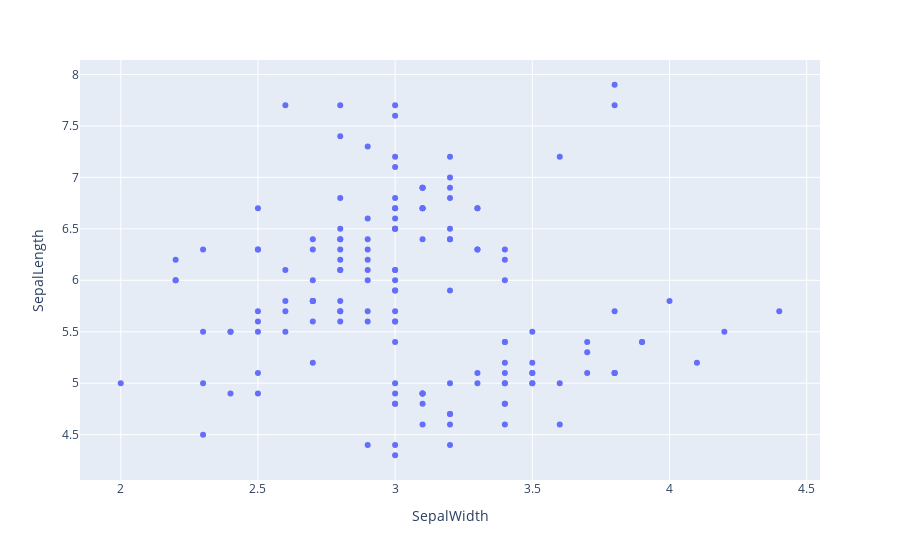

Notebook cell for this chart:
### Markdown cell above
Let's continue this example with actual code.

Follow these steps:

- Get a `with px do scatter using` block
- Use the `+` button to add 3 slots and put the following in those slots:
    - `dta_iris` (from VARIABLES)
    - a freestyle block with `x="SepalWidth"` in it
    - a freestyle block with `y="SepalLength"` in it
    
**It may take ~10 seconds for the plot to appear. You know Jupyter is working on it because `[*]` will appear next to the cell.**

### Code cell
px.scatter(dta_iris,x= 'SepalWidth',y= 'SepalLength')

#<xml xmlns="https://developers.google.com/blockly/xml"><variables><variable id="+yh,Zg{hON]zy6D~.rH#">px</variable><variable id="E*CJ3@KOAl*hkk/%JY3Y">dta_iris</variable></variables><block type="varDoMethod" id="7PkTI5@+A6#C}J7CTmyF" x="0" y="0"><mutation items="3"></mutation><field name="VAR" id="+yh,Zg{hON]zy6D~.rH#">px</field><field name="MEMBER">scatter</field><data>px:scatter</data><value name="ADD0"><block type="variables_get" id="d/9`.*6[%Z/#i_XW%LO0"><field name="VAR" id="E*CJ3@KOAl*hkk/%JY3Y">dta_iris</field></block></value><value name="ADD1"><block type="valueOutputCodeBlock" id="y4~|(9hH)xby4mzU8a2E"><field name="CODE">x=</field><value name="INPUT"><block type="text" id="Pk[ufCxS{u6`v+-3]N,K"><field name="TEXT">SepalWidth</field></block></value></block></value><value name="ADD2"><block type="valueOutputCodeBlock" id="}RSJlj^5R!EB|C:l@zWd"><field name="CODE">y=</field><value name="INPUT"><block type="text" id="ET-N0~EmSzXF^|f^=;K0"><field name="TEXT">SepalLength</field></block></value></block></value></block></xml>

### Figure 1 — Plotly figure (JSON) as saved in the notebook; plotly's stock layout.template omitted (floating-point values rounded to 4 significant figures; data arrays with more than 128 entries replaced by an {"elided": "..."} marker saying what was removed)
{"data": [{"hovertemplate": "SepalWidth=%{x}<br>SepalLength=%{y}<extra></extra>", "legendgroup": "", "marker": {"color": "#636efa", "symbol": "circle"}, "mode": "markers", "name": "", "orientation": "v", "showlegend": false, "type": "scatter", "x": {"elided": "150 float values"}, "xaxis": "x", "y": {"elided": "150 float values"}, "yaxis": "y"}], "layout": {"legend": {"tracegroupgap": 0}, "margin": {"t": 60}, "xaxis": {"anchor": "y", "domain": [0, 1], "title": {"text": "SepalWidth"}}, "yaxis": {"anchor": "x", "domain": [0, 1], "title": {"text": "SepalLength"}}}}
